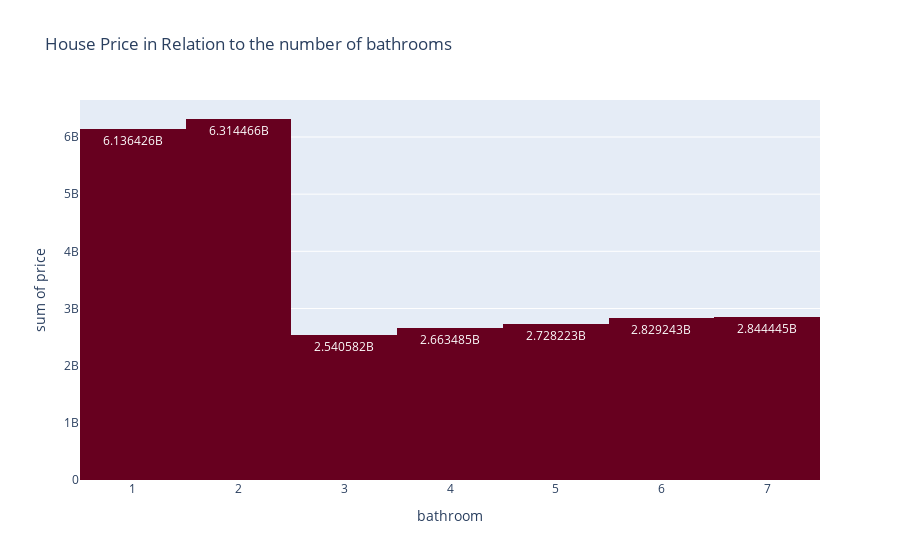

Notebook cell for this chart:
### Markdown cell above
* The bar chart above shows the general house trend in Nigeria.
* The prices of a house increase with the number of bedroom. However, the chart also shows above certain number of rooms, the house price might not neccessrily increase.

### Code cell
fig = px.histogram(train, x='bathroom', y='price',  text_auto=True,color_discrete_sequence=px.colors.sequential.RdBu,
            title="House Price in Relation to the number of bathrooms")
fig.show()

### Figure 1 — Plotly figure (JSON) as saved in the notebook; plotly's stock layout.template omitted (floating-point values rounded to 4 significant figures; data arrays with more than 128 entries replaced by an {"elided": "..."} marker saying what was removed)
{"data": [{"alignmentgroup": "True", "bingroup": "x", "histfunc": "sum", "hovertemplate": "bathroom=%{x}<br>sum of price=%{y}<extra></extra>", "legendgroup": "", "marker": {"color": "rgb(103,0,31)", "pattern": {"shape": ""}}, "name": "", "offsetgroup": "", "orientation": "v", "showlegend": false, "texttemplate": "%{value}", "type": "histogram", "x": {"elided": "14000 int values"}, "xaxis": "x", "y": {"elided": "14000 float values"}, "yaxis": "y"}], "layout": {"barmode": "relative", "legend": {"tracegroupgap": 0}, "title": {"text": "House Price in Relation to the number of bathrooms"}, "xaxis": {"anchor": "y", "domain": [0, 1], "title": {"text": "bathroom"}}, "yaxis": {"anchor": "x", "domain": [0, 1], "title": {"text": "sum of price"}}}}
